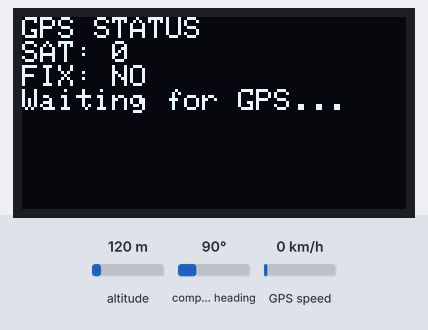
The sketch below on a simulated Arduino Mega 2560, built with avr-gcc and run on an emulated ATmega2560. On the bench: 128×64 one-colour display. The test bench sets the inputs (shaded band); at power-on: altitude 120 m, compass heading 90°, GPS speed 0 km/h. The GPS gets a fix after 3 s at 37.7749, -122.4194 with 8 satellites.

Above: at 0.1 s.
At 3.3 s:
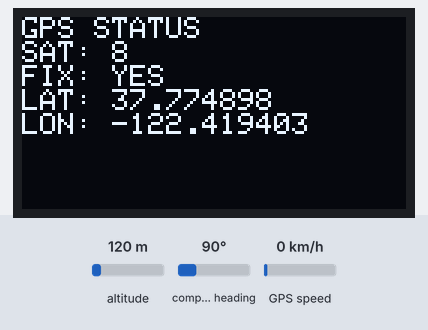

Measured:
- what the display in image 0 shows lasts 3.2 s, from 0.1 s to 3.3 s

The sketch:

gps_oled.ino
```cpp
#include <TinyGPSPlus.h>
#include <Wire.h>
#include <Adafruit_GFX.h>
#include <Adafruit_SSD1306.h>

#define SCREEN_WIDTH 128
#define SCREEN_HEIGHT 64

TinyGPSPlus gps;
Adafruit_SSD1306 display(SCREEN_WIDTH, SCREEN_HEIGHT, &Wire, -1);

void setup()
{
  Serial.begin(115200);
  Serial1.begin(9600);

  if (!display.begin(SSD1306_SWITCHCAPVCC, 0x3C))
  {
    Serial.println("OLED failed");
    while (true);
  }

  display.clearDisplay();
  display.setTextColor(SSD1306_WHITE);
}

void loop()
{
  while (Serial1.available())
  {
    gps.encode(Serial1.read());
  }

  display.clearDisplay();
  display.setTextSize(1);
  display.setCursor(0, 0);

  display.println("GPS STATUS");

  display.print("SAT: ");
  display.println(gps.satellites.value());

  display.print("FIX: ");
  display.println(gps.location.isValid() ? "YES" : "NO");

  if (gps.location.isValid())
  {
    display.print("LAT: ");
    display.println(gps.location.lat(), 6);

    display.print("LON: ");
    display.println(gps.location.lng(), 6);
  }
  else
  {
    display.println("Waiting for GPS...");
  }

  display.display();
  delay(1000);
}
```
